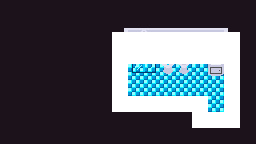

A 2D game scene composited from a Tiled map and its tileset images. What follows is a short description and the map's XML, with every tile layer's data as written:
An orthogonal 16x9 tile map with 16x16 px tiles, 3 tile layers (Tile Layer 1, Tile Layer 2, collitions).

<map version="1.2" tiledversion="1.2.4" orientation="orthogonal" renderorder="right-down" width="16" height="9" tilewidth="16" tileheight="16" infinite="0" nextlayerid="6" nextobjectid="1">
 <tileset firstgid="1" source="../tilesets/telemancer.tsx" />
 <layer id="1" name="Tile Layer 1" width="16" height="9">
  <data encoding="csv">
89,89,89,89,89,89,89,89,89,89,89,89,89,89,89,89,
89,89,89,89,89,89,89,78,79,79,79,79,79,79,80,89,
89,89,89,89,89,89,89,88,148,149,149,149,149,150,90,89,
89,89,89,89,89,89,89,88,158,159,159,159,159,160,90,89,
89,89,89,89,89,89,89,88,168,168,168,168,168,168,90,89,
89,89,89,89,89,89,89,88,168,168,168,168,168,168,90,89,
89,89,89,89,89,89,89,98,99,99,99,99,109,168,90,89,
89,89,89,89,89,89,89,89,89,89,89,89,98,99,100,89,
89,89,89,89,89,89,89,89,89,89,89,89,89,89,89,89
</data>
 </layer>
 <layer id="2" name="Tile Layer 2" width="16" height="9">
  <data encoding="csv">
0,0,0,0,0,0,0,0,0,0,0,0,0,0,0,0,
0,0,0,0,0,0,0,0,171,172,0,0,0,0,0,0,
0,0,0,0,0,0,0,0,181,182,173,0,0,175,0,0,
0,0,0,0,0,0,0,0,191,192,183,184,0,185,0,0,
0,0,0,0,0,0,0,0,201,202,193,194,0,195,0,0,
0,0,0,0,0,0,0,0,0,0,0,0,0,0,0,0,
0,0,0,0,0,0,0,0,0,0,0,0,0,0,0,0,
0,0,0,0,0,0,0,0,0,0,0,0,0,0,0,0,
0,0,0,0,0,0,0,0,0,0,0,0,0,0,0,0
</data>
 </layer>
 <objectgroup id="4" name="characters" />
 <layer id="5" name="collitions" width="16" height="9">
  <data encoding="csv">
0,0,0,0,0,0,0,0,0,0,0,0,0,0,0,0,
0,0,0,0,0,0,0,0,0,0,0,0,0,0,0,0,
0,0,0,0,0,0,0,10,10,10,10,10,10,10,10,0,
0,0,0,0,0,0,0,10,10,10,10,10,10,10,10,0,
0,0,0,0,0,0,0,10,0,0,0,0,0,0,10,0,
0,0,0,0,0,0,0,10,0,0,0,0,0,0,10,0,
0,0,0,0,0,0,0,10,10,10,10,10,10,0,10,0,
0,0,0,0,0,0,0,0,0,0,0,0,10,10,10,0,
0,0,0,0,0,0,0,0,0,0,0,0,0,0,0,0
</data>
 </layer>
</map>